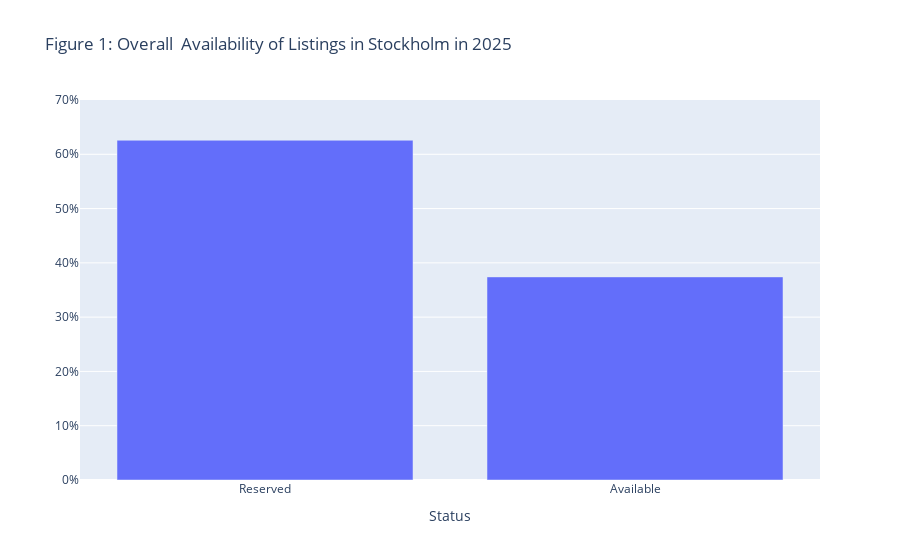

Source (notebook cell):
### Markdown cell above
Let's start with the overall availability of listings in Stockholm as of the day of this analysis (2025-04-01).
Note that Figure 1 only illustrates to what extent the listings are booked at the time of analysis, which means the results can look very different if conducting a similar analysis later in 2025.

### Code cell
df_ratios = calendar.available.value_counts(normalize = True)
df_ratios = df_ratios.reset_index()
df_ratios['status'] = df_ratios['available'].apply(lambda x: 'Reserved' if x == 'f' else 'Available')

fig1 = px.bar(df_ratios, x = 'status', y = 'proportion', 
              title= 'Figure 1: Overall  Availability of Listings in Stockholm in 2025',
              labels = {'status': 'Status', 'proportion': ' ' },
              range_y = [0, .7])
fig1.update_layout(yaxis_tickformat= ".0%")
py.iplot(fig1)
# fig1.show()

### Figure 1 — Plotly figure (JSON) as saved in the notebook; plotly's stock layout.template omitted (floating-point values rounded to 4 significant figures)
{"data": [{"alignmentgroup": "True", "hovertemplate": "Status=%{x}<br> =%{y}<extra></extra>", "legendgroup": "", "marker": {"color": "#636efa", "pattern": {"shape": ""}}, "name": "", "offsetgroup": "", "orientation": "v", "showlegend": false, "textposition": "auto", "type": "bar", "x": ["Reserved", "Available"], "xaxis": "x", "y": [0.6259, 0.3741], "yaxis": "y"}], "layout": {"barmode": "relative", "legend": {"tracegroupgap": 0}, "title": {"text": "Figure 1: Overall  Availability of Listings in Stockholm in 2025"}, "xaxis": {"anchor": "y", "domain": [0, 1], "title": {"text": "Status"}}, "yaxis": {"anchor": "x", "domain": [0, 1], "range": [0, 0.7], "tickformat": ".0%", "title": {"text": " "}}}}
